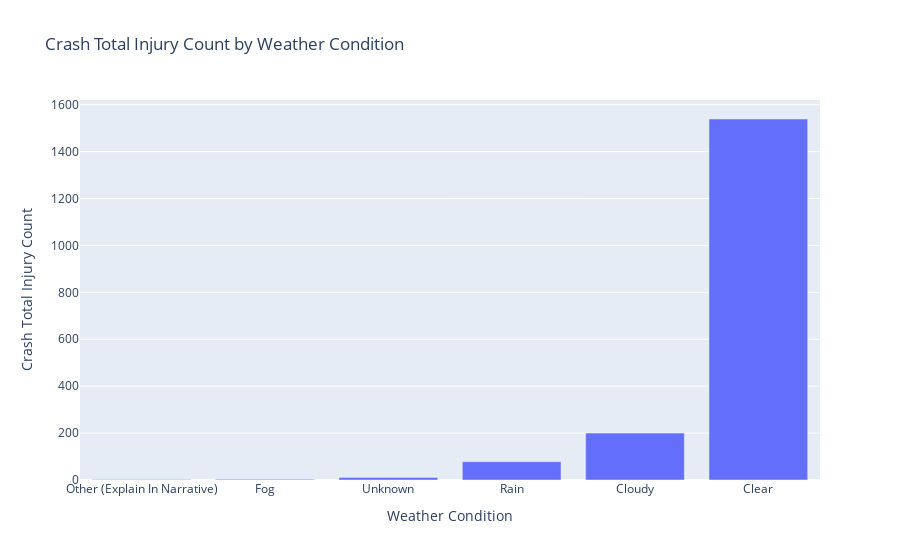

Notebook source saved alongside this figure:
### Code cell
#prepare data
df_pre1 = df[['Crash Total Injury Count','Weather Condition']].groupby(by='Weather Condition').sum()
df_pre1.sort_values('Crash Total Injury Count', inplace=True)
df_pre1.reset_index(inplace=True)

fig = px.bar(df_pre1, x='Weather Condition', y='Crash Total Injury Count',title='Crash Total Injury Count by Weather Condition')

fig.show()

### Figure 1 — Plotly figure (JSON) as saved in the notebook; plotly's stock layout.template omitted (floating-point values rounded to 4 significant figures)
{"data": [{"alignmentgroup": "True", "hovertemplate": "Weather Condition=%{x}<br>Crash Total Injury Count=%{y}<extra></extra>", "legendgroup": "", "marker": {"color": "#636efa", "pattern": {"shape": ""}}, "name": "", "offsetgroup": "", "orientation": "v", "showlegend": false, "textposition": "auto", "type": "bar", "x": ["Other (Explain In Narrative)", "Fog", "Unknown", "Rain", "Cloudy", "Clear"], "xaxis": "x", "y": [2, 3, 11, 78, 200, 1539], "yaxis": "y"}], "layout": {"barmode": "relative", "legend": {"tracegroupgap": 0}, "title": {"text": "Crash Total Injury Count by Weather Condition"}, "xaxis": {"anchor": "y", "domain": [0, 1], "title": {"text": "Weather Condition"}}, "yaxis": {"anchor": "x", "domain": [0, 1], "title": {"text": "Crash Total Injury Count"}}}}
